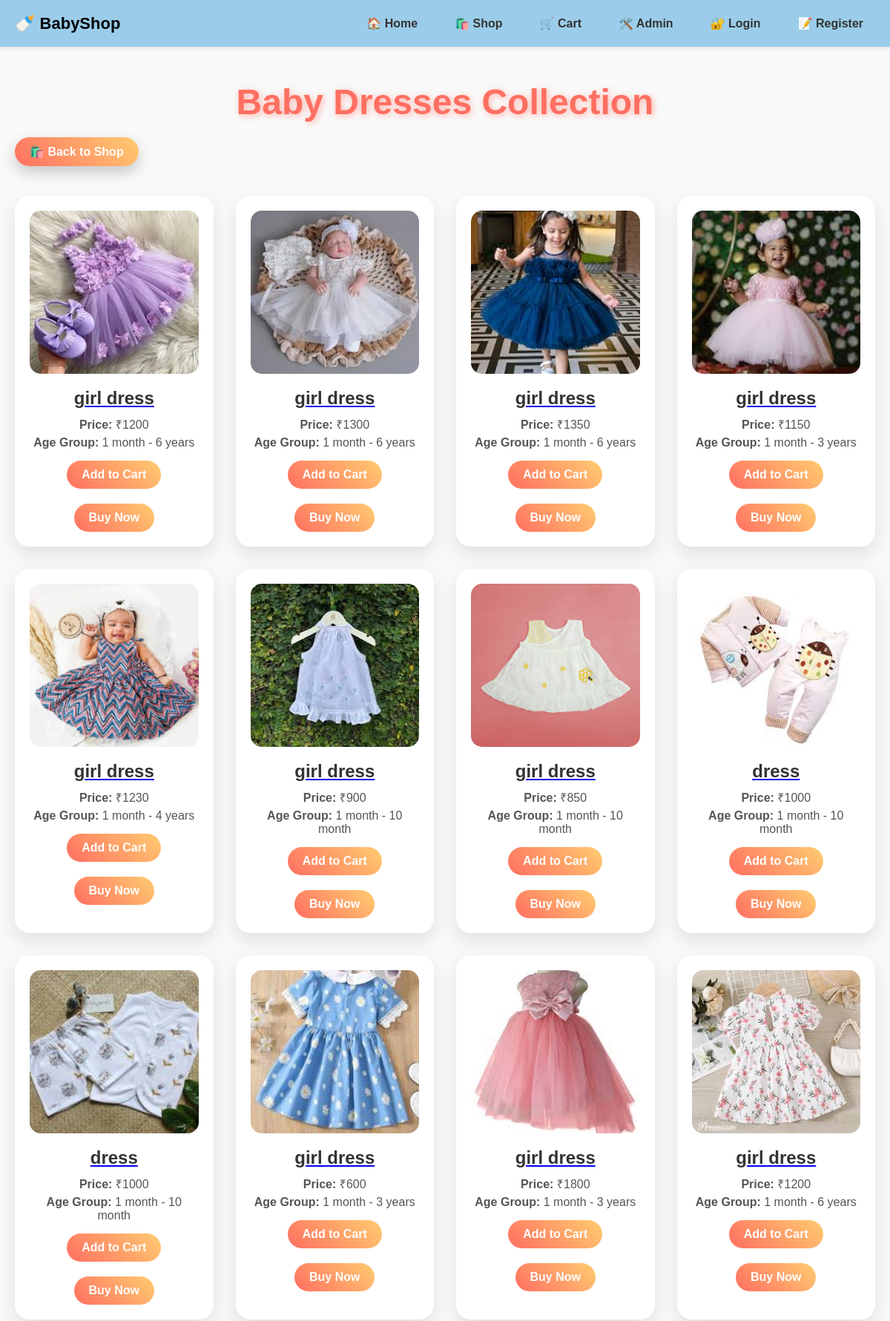
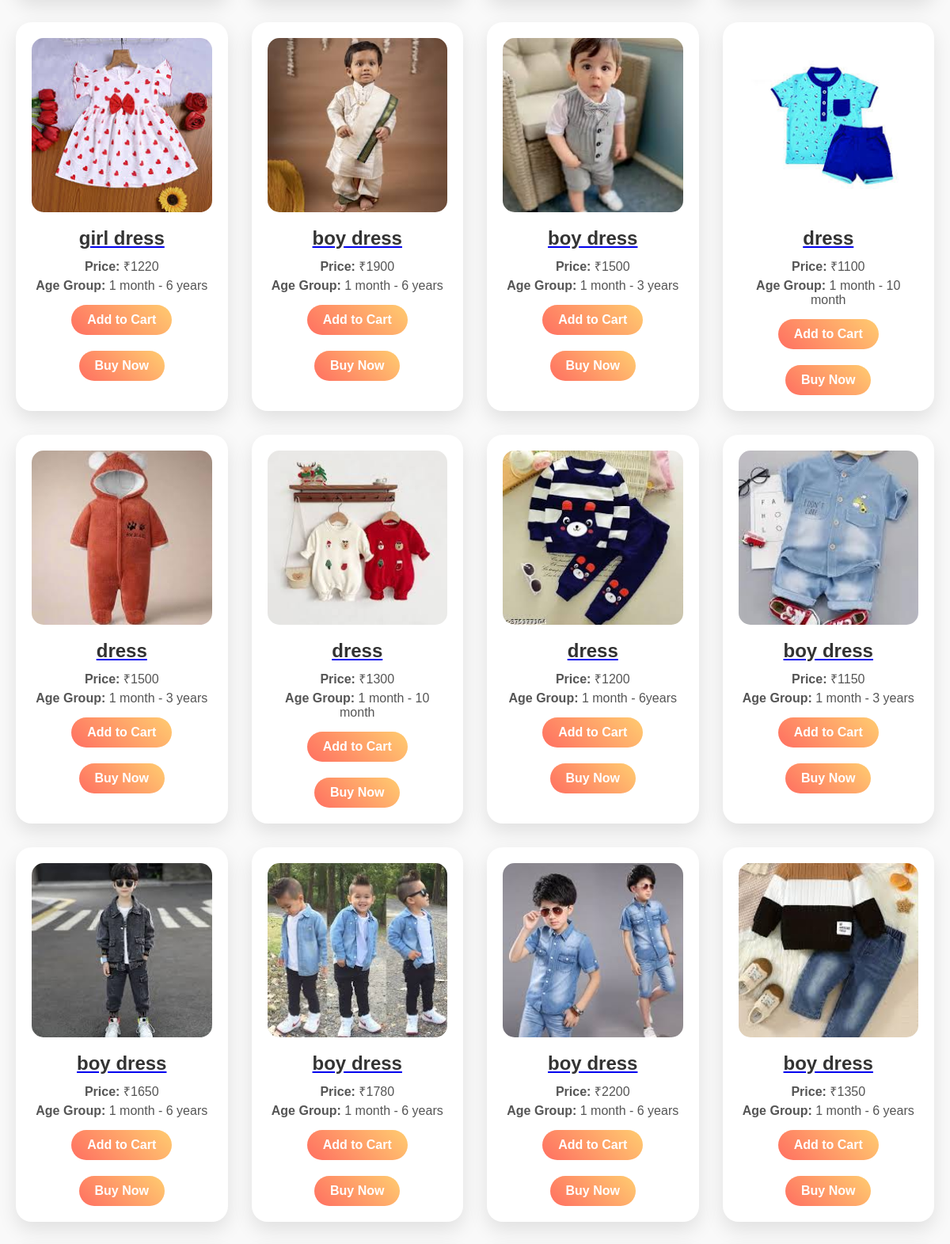
The app's page /dress (upper part) with its own data (2 pictures, top to bottom).
### tables this page shows
CREATE TABLE products (
            id INTEGER PRIMARY KEY AUTOINCREMENT,
            name TEXT,
            price INTEGER,
            age_group TEXT,
            type TEXT,
            image TEXT
        );

### app.py (the view)
@app.route("/dress")
def dress():
    conn = get_db_connection()
    products = conn.execute("SELECT * FROM products WHERE type = ?", ("Dress",)).fetchall()
    conn.close()
    return render_template("dress.html", products=products)

### app.py (called while the page is built)
def get_db_connection():
    conn = sqlite3.connect(DB_PATH)
    conn.row_factory = sqlite3.Row
    return conn

### templates/dress.html (shortened to what this page needs)
<!DOCTYPE html>
<html>
<head>
</head>
<body>
  {% extends "base.html" %}
  {% block content %}
  <h1>Baby Dresses Collection</h1>
  <a href="{{ url_for('products') }}" class="back-link">🛍️ Back to Shop</a>
  <div class="products-container">
    {% for product in products %}
    <div class="product-card">
      <a href="{{ url_for('product_detail', product_id=product.id) }}">
        <img src="{{ url_for('static', filename='images/' + product.image) }}" alt="{{ product.name }}">
        <h3>{{ product.name }}</h3>
      </a>
      <p><strong>Price:</strong> ₹{{ product.price }}</p>
      <p><strong>Age Group:</strong> {{ product.age_group }}</p>
      <form action="{{ url_for('add_to_cart', product_id=product.id) }}" method="POST">
          <button type="submit">Add to Cart</button>
      </form>
      <form action="{{ url_for('buy_now', product_id=product.id) }}" method="POST" style="margin-top: 10px;">
        <button type="submit">Buy Now</button>
      </form>
    </div>
    {% else %}
      <p style="text-align:center;">No products found.</p>
    {% endfor %}
  </div>
  {% endblock %}

### templates/dress.html (style rules this page uses)
body { margin: 0; padding: 0; font-family: Arial, sans-serif; background: #f4f7f8; }
h1 { text-align: center; font-size: 3rem; font-weight: 900; color: #ff6f61; margin-bottom: 20px; text-shadow: 2px 2px 8px rgba(255, 111, 97, 0.5); }
.back-link { display: inline-block; margin: 0 auto 40px; padding: 10px 20px; font-size: 1rem; font-weight: bold; color: #fff; background: linear-gradient(45deg, #ff6f61, #ffcc70); border-radius: 25px; text-decoration: none; box-shadow: 0 8px 20px rgba(0,0,0,0.2); transition: all 0.3s ease; text-align: center; }
.products-container { display: grid; grid-template-columns: repeat(auto-fit, minmax(250px, 1fr)); gap: 30px; max-width: 1200px; margin: 0 auto; }
.product-card { background: #fff; border-radius: 20px; padding: 20px; text-align: center; box-shadow: 0 10px 25px rgba(0,0,0,0.1); transition: transform 0.3s ease, box-shadow 0.3s ease; position: relative; overflow: hidden; }
.product-card img { width: 100%; height: 220px; object-fit: cover; border-radius: 15px; transition: transform 0.3s ease; }
.product-card h3 { font-size: 1.5rem; margin: 15px 0 10px; color: #333; }
.product-card p { font-size: 1rem; color: #555; margin: 5px 0; }
.product-card form button { padding: 10px 20px; margin-top: 10px; font-size: 1rem; font-weight: bold; color: #fff; background: linear-gradient(45deg, #ff6f61, #ffcc70); border: none; border-radius: 25px; cursor: pointer; transition: all 0.3s ease; }

### templates/base.html (style rules this page uses)
* { margin: 0; padding: 0; box-sizing: border-box; }
body { font-family: Arial, sans-serif; background: #f9f9f9; overflow-x: hidden; }

### records on screen
products: image (picture), name "girl dress", price "1200", age_group "1 month - 6 years"
products: image (picture), name "girl dress", price "1300", age_group "1 month - 6 years"
products: image (picture), name "girl dress", price "1350", age_group "1 month - 6 years"
products: image (picture), name "girl dress", price "1150", age_group "1 month - 3 years"
products: image (picture), name "girl dress", price "1230", age_group "1 month - 4 years"
products: image (picture), name "girl dress", price "900", age_group "1 month - 10 month"
products: image (picture), name "girl dress", price "850", age_group "1 month - 10 month"
products: image+name (picture), name "dress", price "1000", age_group "1 month - 10 month"
products: image+name (picture), name "dress", price "1000", age_group "1 month - 10 month"
products: image (picture), name "girl dress", price "600", age_group "1 month - 3 years"
products: image (picture), name "girl dress", price "1800", age_group "1 month - 3 years"
products: image (picture), name "girl dress", price "1200", age_group "1 month - 6 years"
products: image (picture), name "girl dress", price "1220", age_group "1 month - 6 years"
products: image (picture), name "boy dress", price "1900", age_group "1 month - 6 years"
products: image (picture), name "boy dress", price "1500", age_group "1 month - 3 years"
products: image+name (picture), name "dress", price "1100", age_group "1 month - 10 month"
products: image+name (picture), name "dress", price "1500", age_group "1 month - 3 years"
products: image+name (picture), name "dress", price "1300", age_group "1 month - 10 month"
products: image+name (picture), name "dress", price "1200", age_group "1 month - 6years"
products: image (picture), name "boy dress", price "1150", age_group "1 month - 3 years"
products: image (picture), name "boy dress", price "1650", age_group "1 month - 6 years"
products: image (picture), name "boy dress", price "1780", age_group "1 month - 6 years"
products: image (picture), name "boy dress", price "2200", age_group "1 month - 6 years"
products: image (picture), name "boy dress", price "1350", age_group "1 month - 6 years"
